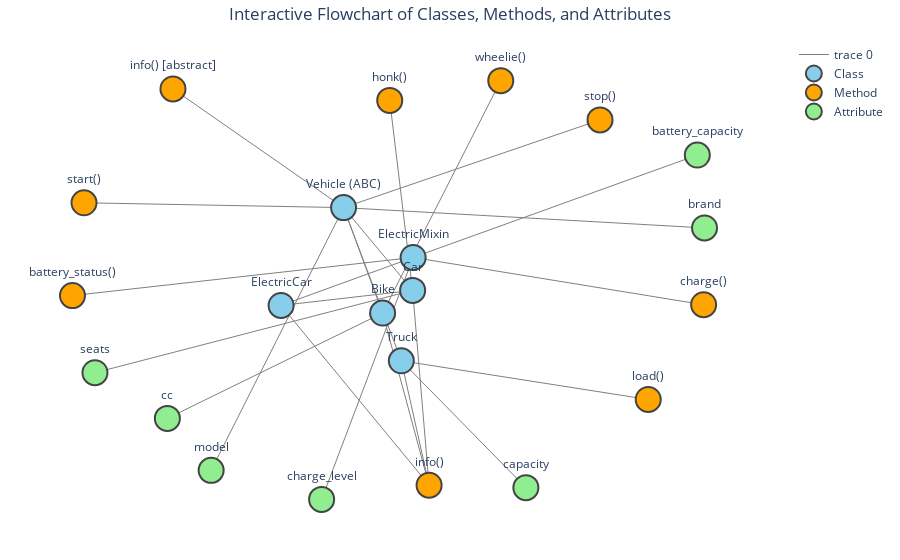

The notebook cell this image was saved under:
### Markdown cell above
## Interactive Flowchart of Classes, Methods, and Attributes

### Code cell
import networkx as nx
import plotly.graph_objects as go

# Define categories
classes = [
    "Vehicle (ABC)", "Car", "Bike", "Truck", "ElectricMixin", "ElectricCar"
]

methods = [
    "start()", "stop()", "info() [abstract]", "info()", "honk()", 
    "wheelie()", "load()", "charge()", "battery_status()"
]

attributes = [
    "brand", "model", "seats", "cc", "capacity",
    "battery_capacity", "charge_level"
]

# Define edges (relationships)
edges = [
    ("Vehicle (ABC)", "brand"),
    ("Vehicle (ABC)", "model"),
    ("Vehicle (ABC)", "start()"),
    ("Vehicle (ABC)", "stop()"),
    ("Vehicle (ABC)", "info() [abstract]"),

    ("Car", "seats"),
    ("Car", "honk()"),
    ("Car", "info()"),
    ("Car", "Vehicle (ABC)"),

    ("Bike", "cc"),
    ("Bike", "wheelie()"),
    ("Bike", "info()"),
    ("Bike", "Vehicle (ABC)"),

    ("Truck", "capacity"),
    ("Truck", "load()"),
    ("Truck", "info()"),
    ("Truck", "Vehicle (ABC)"),

    ("ElectricMixin", "battery_capacity"),
    ("ElectricMixin", "charge_level"),
    ("ElectricMixin", "charge()"),
    ("ElectricMixin", "battery_status()"),

    ("ElectricCar", "Car"),
    ("ElectricCar", "ElectricMixin"),
    ("ElectricCar", "info()")
]

# Build graph
G = nx.DiGraph()
G.add_edges_from(edges)

# Position nodes
pos = nx.spring_layout(G, seed=42, k=1.2)

# Assign categories for coloring
def get_category(node):
    if node in classes:
        return "Class"
    elif node in methods:
        return "Method"
    elif node in attributes:
        return "Attribute"
    return "Other"

# Colors
category_colors = {"Class": "skyblue", "Method": "orange", "Attribute": "lightgreen", "Other": "lightgray"}

# Extract edges for plotly
edge_x, edge_y = [], []
for src, dst in G.edges():
    x0, y0 = pos[src]
    x1, y1 = pos[dst]
    edge_x.extend([x0, x1, None])
    edge_y.extend([y0, y1, None])

edge_trace = go.Scatter(
    x=edge_x, y=edge_y,
    line=dict(width=1, color="gray"),
    hoverinfo="none",
    mode="lines"
)

# Node traces by category
node_traces = []
for category, color in category_colors.items():
    x, y, text = [], [], []
    for node in G.nodes():
        if get_category(node) == category:
            x.append(pos[node][0])
            y.append(pos[node][1])
            text.append(node)
    node_traces.append(
        go.Scatter(
            x=x, y=y,
            mode="markers+text",
            text=text,
            textposition="top center",
            hoverinfo="text",
            marker=dict(size=25, color=color, line_width=2),
            name=category
        )
    )

# Create figure
fig = go.Figure(data=[edge_trace] + node_traces)

fig.update_layout(
    title="Interactive Flowchart of Classes, Methods, and Attributes",
    title_x=0.5,
    showlegend=True,
    legend=dict(x=1.05, y=1, bgcolor="rgba(255,255,255,0.7)", bordercolor="black"),
    margin=dict(l=20, r=20, t=40, b=20),
    xaxis=dict(showgrid=False, zeroline=False, showticklabels=False),
    yaxis=dict(showgrid=False, zeroline=False, showticklabels=False),
    plot_bgcolor="white"
)

fig.show()

### Figure 1 — Plotly figure (JSON) as saved in the notebook; plotly's stock layout.template omitted (floating-point values rounded to 4 significant figures)
{"data": [{"hoverinfo": "none", "line": {"color": "gray", "width": 1}, "mode": "lines", "type": "scatter", "x": [-0.1432, 0.9946, null, -0.1432, -0.5607, null, -0.1432, -0.9614, null, -0.1432, 0.6652, null, -0.1432, -0.681, null, 0.0745, -0.9269, null, 0.0745, 0.00227, null, 0.0745, 0.1264, null, 0.0745, -0.1432, null, -0.02019, -0.6987, null, -0.02019, 0.3523, null, -0.02019, 0.1264, null, -0.02019, -0.1432, null, 0.03881, 0.4315, null, 0.03881, 0.8172, null, 0.03881, 0.1264, null, 0.03881, -0.1432, null, 0.07605, 0.9719, null, 0.07605, -0.2124, null, 0.07605, 0.9918, null, 0.07605, -0.9978, null, -0.3402, 0.0745, null, -0.3402, 0.07605, null, -0.3402, 0.1264, null], "y": [0.4018, 0.3061, null, 0.4018, -0.8359, null, 0.4018, 0.4245, null, 0.4018, 0.815, null, 0.4018, 0.9609, null, 0.01175, -0.3761, null, 0.01175, 0.9069, null, 0.01175, -0.9058, null, 0.01175, 0.4018, null, -0.09478, -0.5912, null, -0.09478, 1.0, null, -0.09478, -0.9058, null, -0.09478, 0.4018, null, -0.3197, -0.9174, null, -0.3197, -0.5022, null, -0.3197, -0.9058, null, -0.3197, 0.4018, null, 0.167, 0.6494, null, 0.167, -0.9727, null, 0.167, -0.05574, null, 0.167, -0.01263, null, -0.05908, 0.01175, null, -0.05908, 0.167, null, -0.05908, -0.9058, null]}, {"hoverinfo": "text", "marker": {"color": "skyblue", "line": {"width": 2}, "size": 25}, "mode": "markers+text", "name": "Class", "text": ["Vehicle (ABC)", "Car", "Bike", "Truck", "ElectricMixin", "ElectricCar"], "textposition": "top center", "type": "scatter", "x": [-0.1432, 0.0745, -0.02019, 0.03881, 0.07605, -0.3402], "y": [0.4018, 0.01175, -0.09478, -0.3197, 0.167, -0.05908]}, {"hoverinfo": "text", "marker": {"color": "orange", "line": {"width": 2}, "size": 25}, "mode": "markers+text", "name": "Method", "text": ["start()", "stop()", "info() [abstract]", "honk()", "info()", "wheelie()", "load()", "charge()", "battery_status()"], "textposition": "top center", "type": "scatter", "x": [-0.9614, 0.6652, -0.681, 0.00227, 0.1264, 0.3523, 0.8172, 0.9918, -0.9978], "y": [0.4245, 0.815, 0.9609, 0.9069, -0.9058, 1.0, -0.5022, -0.05574, -0.01263]}, {"hoverinfo": "text", "marker": {"color": "lightgreen", "line": {"width": 2}, "size": 25}, "mode": "markers+text", "name": "Attribute", "text": ["brand", "model", "seats", "cc", "capacity", "battery_capacity", "charge_level"], "textposition": "top center", "type": "scatter", "x": [0.9946, -0.5607, -0.9269, -0.6987, 0.4315, 0.9719, -0.2124], "y": [0.3061, -0.8359, -0.3761, -0.5912, -0.9174, 0.6494, -0.9727]}, {"hoverinfo": "text", "marker": {"color": "lightgray", "line": {"width": 2}, "size": 25}, "mode": "markers+text", "name": "Other", "text": [], "textposition": "top center", "type": "scatter", "x": [], "y": []}], "layout": {"legend": {"bgcolor": "rgba(255,255,255,0.7)", "bordercolor": "black", "x": 1.05, "y": 1}, "margin": {"b": 20, "l": 20, "r": 20, "t": 40}, "plot_bgcolor": "white", "showlegend": true, "title": {"text": "Interactive Flowchart of Classes, Methods, and Attributes", "x": 0.5}, "xaxis": {"showgrid": false, "showticklabels": false, "zeroline": false}, "yaxis": {"showgrid": false, "showticklabels": false, "zeroline": false}}}
